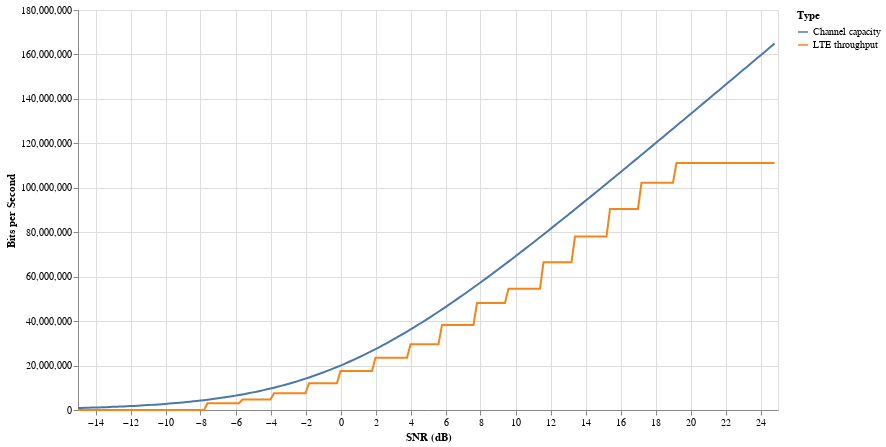

The notebook cell saved with this chart:
### Markdown cell above
If we compare that function with the channel capacity we can see that it is always slightly lower:

### Code cell
import vl from "npm:vega-lite-api"

type PlotConfig = {
    /** Plot a single function */
    fn?: (x: number) => number,
    /** Plot a multiple functions */
    fns?: Array<[string, (x: number) => number]>

    from?: number,
    to?: number,
    step?: number,
    xName?: string,
    yName?: string,
    /** Property name for the functions. */
    colorName?: string,
}
const generatePlotData = ({from = 0, to = 10, step = 0.1, xName = "x", yName = "y", fns = [], fn, colorName= "function"}: PlotConfig): Array<Record<string, number | string>> =>  {
  const length = Math.ceil((to - from) / step)
  const xPositions = Array.from({length}, (_, index) => from + index * step)

  const functions:  Array<[string, (x: number) => number]> =  fn ? [["default", fn]] : fns
  return xPositions.flatMap((x) => functions.map (([name,mapXToY]) =>
  ({
    [xName]: x,
    [yName]: mapXToY(x),
    ...(fn ? {} : {
      [colorName]: name
    })
  })))
}

const dbToFactor = (db: number) => 
    Math.pow(10, db/10)

const bandwidth = 20e6

const data = generatePlotData({
  from: -15,
  to: 25,
  step: 0.2,
  xName: "SNR (dB)",
  yName: "Bits per Second",
  colorName: "Type",
  fns: [
    ["Channel capacity", (snrDb: number) => shannonsEquation(dbToFactor(snrDb), bandwidth)],
    ["LTE throughput", (snrDb: number) => lteThroughput(snrDb, bandwidth)]
  ]
})

await vl.markLine()
.data(data)
.encode(
  vl.x().fieldQ("SNR (dB)"), 
  vl.y().fieldQ("Bits per Second"),
  vl.color().field("Type"),
)
.width(700)
.height(400)

### Figure 1 — Vega-Lite specification as saved in the notebook (floating-point values rounded to 4 significant figures; data arrays with more than 128 entries replaced by an {"elided": "..."} marker saying what was removed)
{"$schema": "https://vega.github.io/schema/vega-lite/v5.json", "data": {"values": {"elided": "400 records"}}, "encoding": {"color": {"field": "Type"}, "x": {"field": "SNR (dB)", "type": "quantitative"}, "y": {"field": "Bits per Second", "type": "quantitative"}}, "height": 400, "mark": {"type": "line"}, "width": 700}
